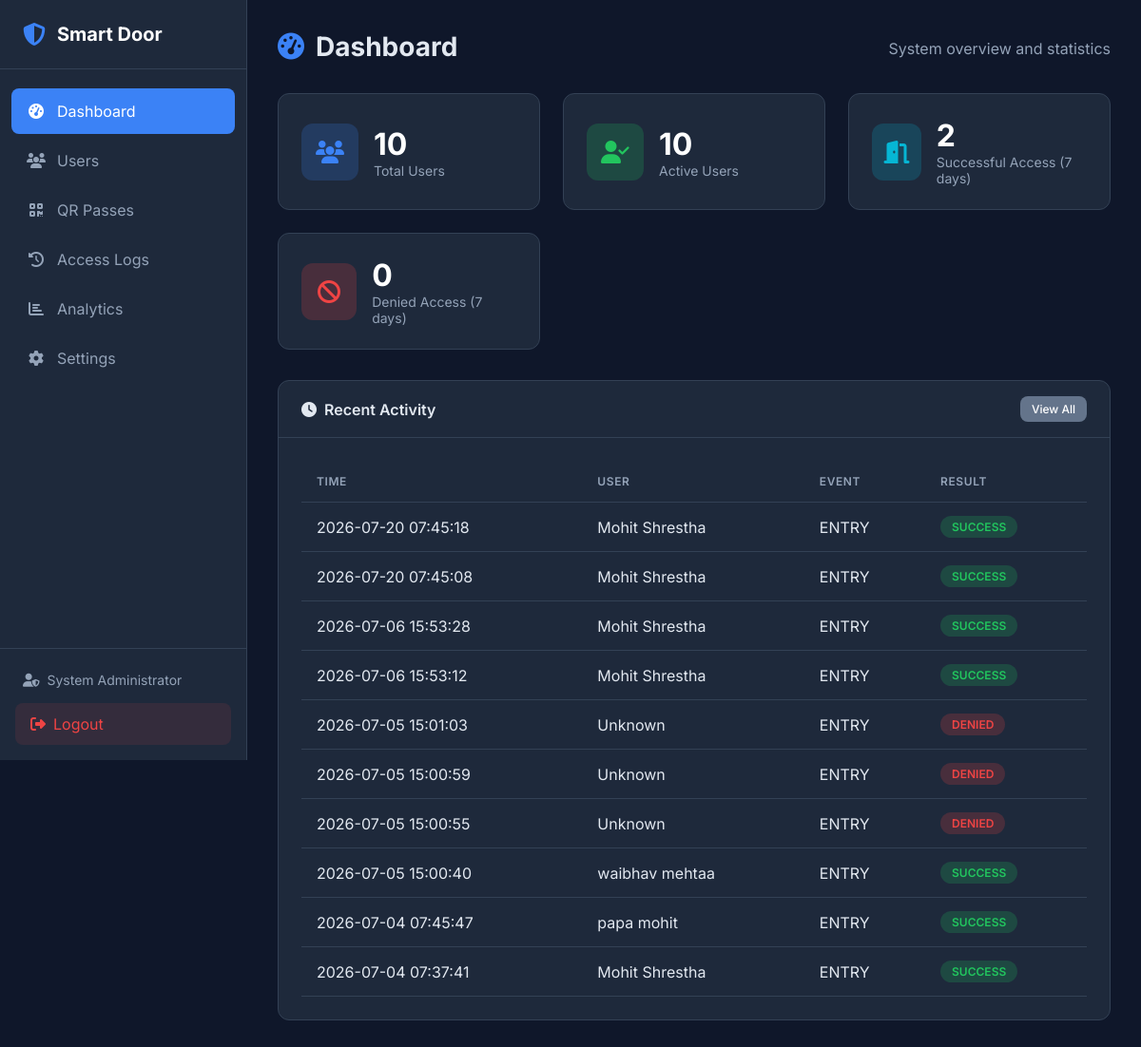
Screenshot of /dashboard (signed in) with the database file from the repository.
### tables this page shows
CREATE TABLE admin (
    id INTEGER PRIMARY KEY AUTOINCREMENT,
    username VARCHAR(50) UNIQUE NOT NULL,
    password_hash VARCHAR(255) NOT NULL,
    email VARCHAR(100) UNIQUE NOT NULL,
    full_name VARCHAR(100) NOT NULL,
    is_active BOOLEAN DEFAULT 1,
    login_attempts INTEGER DEFAULT 0,
    locked_until DATETIME NULL,
    created_at DATETIME DEFAULT CURRENT_TIMESTAMP,
    updated_at DATETIME DEFAULT CURRENT_TIMESTAMP,
    last_login DATETIME NULL
);

CREATE TABLE access_logs (
    id INTEGER PRIMARY KEY AUTOINCREMENT,
    user_id INTEGER,  -- NULL if unknown person
    employee_id VARCHAR(50),  -- Stored separately for historical reference
    user_name VARCHAR(100),  -- Stored separately for historical reference
    event_type VARCHAR(10) NOT NULL CHECK(event_type IN ('ENTRY', 'EXIT')),
    access_date DATE NOT NULL,
    access_time TIME NOT NULL,
    result VARCHAR(20) NOT NULL CHECK(result IN ('SUCCESS', 'FAILED', 'DENIED')),
    face_match BOOLEAN DEFAULT 0,
    fingerprint_match BOOLEAN DEFAULT 0,
    failure_reason VARCHAR(255),
    confidence_score FLOAT,
    ip_address VARCHAR(45),
    created_at DATETIME DEFAULT CURRENT_TIMESTAMP, qr_token VARCHAR(255) NULL, door VARCHAR(100) DEFAULT 'Main Entrance', camera VARCHAR(100) NULL, reason VARCHAR(255) NULL,
    FOREIGN KEY (user_id) REFERENCES users(id) ON DELETE SET NULL
);

### web/app.py (the view)
@app.route('/dashboard')
@login_required
def dashboard():
    stats = access_log_repo.get_stats(days=7)
    recent_logs = access_log_repo.get_recent_logs(limit=10)
    total_users = len(user_repo.get_all())
    active_users = len(user_repo.get_all(active_only=True))
    return render_template('dashboard.html',
                          stats=stats,
                          recent_logs=recent_logs,
                          total_users=total_users,
                          active_users=active_users)

### database/db_manager.py (called while the page is built, shortened)
    def _get_connection(self) -> sqlite3.Connection:
        return self._local.connection

    def execute(self, query: str, params: tuple = ()) -> sqlite3.Cursor:
        conn = self._get_connection()
        cursor = conn.cursor()
        cursor.execute(query, params)
        return cursor

    def get_by_id(self, admin_id: int) -> Optional[Dict]:
        cursor = self.db.execute(
            "SELECT * FROM admin WHERE id = ?",
            (admin_id,)
        )
        row = cursor.fetchone()
        return dict(row) if row else None

    def get_all(self, active_only: bool = False) -> List[Dict]:
        query = "SELECT * FROM users"
        if active_only:
            query += " WHERE is_active = 1"
        query += " ORDER BY first_name, last_name"
        cursor = self.db.execute(query)
        return [dict(row) for row in cursor.fetchall()]

    def get_recent_logs(self, limit: int = 50) -> List[Dict]:
        cursor = self.db.execute(
            """SELECT * FROM access_logs
               ORDER BY created_at DESC LIMIT ?""",
            (limit,)
        )
        return [dict(row) for row in cursor.fetchall()]

    def get_stats(self, days: int = 7) -> Dict:
        cursor = self.db.execute(
            """SELECT
                COUNT(*) as total,
                SUM(CASE WHEN result = 'SUCCESS' THEN 1 ELSE 0 END) as successful,
                SUM(CASE WHEN result = 'FAILED' THEN 1 ELSE 0 END) as failed,
                SUM(CASE WHEN result = 'DENIED' THEN 1 ELSE 0 END) as denied
               FROM access_logs
               WHERE access_date >= date('now', ?)""",
            (f'-{days} days',)
        )
        row = cursor.fetchone()
        return dict(row) if row else {'total': 0, 'successful': 0, 'failed': 0, 'denied': 0}

### web/app.py (called while the page is built)
def login_required(f):
    @wraps(f)
    def decorated_function(*args, **kwargs):
        if 'admin_id' not in session:
            flash('Please log in to access this page.', 'warning')
            return redirect(url_for('login'))
        admin = admin_repo.get_by_id(session['admin_id'])
        if not admin or not admin.get('is_active', False):
            session.clear()
            flash('Your session has expired.', 'warning')
            return redirect(url_for('login'))
        g.admin = admin
        return f(*args, **kwargs)
    return decorated_function

### web/templates/dashboard.html (shortened to what this page needs)
{% extends "base.html" %}
{% block content %}
<div class="page-header">
    <h1><i class="fas fa-tachometer-alt"></i> Dashboard</h1>
    <p>System overview and statistics</p>
</div>
<div class="stats-grid">
    <div class="stat-card">
        <div class="stat-icon bg-primary">
            <i class="fas fa-users"></i>
        </div>
        <div class="stat-info">
            <h3>{{ total_users }}</h3>
            <p>Total Users</p>
        </div>
    </div>
    <div class="stat-card">
        <div class="stat-icon bg-success">
            <i class="fas fa-user-check"></i>
        </div>
        <div class="stat-info">
            <h3>{{ active_users }}</h3>
            <p>Active Users</p>
        </div>
    </div>
    <div class="stat-card">
        <div class="stat-icon bg-info">
            <i class="fas fa-door-open"></i>
        </div>
        <div class="stat-info">
            <h3>{{ stats.successful or 0 }}</h3>
            <p>Successful Access (7 days)</p>
        </div>
    </div>
    <div class="stat-card">
        <div class="stat-icon bg-danger">
            <i class="fas fa-ban"></i>
        </div>
        <div class="stat-info">
            <h3>{{ stats.denied or 0 }}</h3>
            <p>Denied Access (7 days)</p>
        </div>
    </div>
</div>
<div class="card">
    <div class="card-header">
        <h2><i class="fas fa-clock"></i> Recent Activity</h2>
        <a href="{{ url_for('logs') }}" class="btn btn-sm btn-secondary">View All</a>
    </div>
    <div class="card-body">
        {% if recent_logs %}
        <table class="table">
            <thead>
                <tr>
                    <th>Time</th>
                    <th>User</th>
                    <th>Event</th>
                    <th>Result</th>
                </tr>
            </thead>
            <tbody>
                {% for log in recent_logs %}
                <tr>
                    <td>{{ log.access_date }} {{ log.access_time }}</td>
                    <td>{{ log.user_name or 'Unknown' }}</td>
                    <td>{{ log.event_type }}</td>
                    <td>
                        <span class="badge badge-{{ 'success' if log.result == 'SUCCESS' else 'danger' }}">
                            {{ log.result }}
                        </span>
                    </td>
                </tr>
                {% endfor %}
            </tbody>
        </table>
        {% else %}
        <p class="text-muted">No recent activity</p>
        {% endif %}
    </div>
</div>
{% endblock %}

### web/templates/base.html (shortened to what this page needs)
<!DOCTYPE html>
<html lang="en">
<head>
    <link rel="stylesheet" href="{{ url_for('static', filename='css/style.css') }}">
    <link rel="stylesheet" href="https://cdnjs.cloudflare.com/ajax/libs/font-awesome/6.4.0/css/all.min.css">
</head>
<body>
    {% if session.get('admin_id') %}
    <nav class="sidebar">
        <div class="sidebar-header">
            <i class="fas fa-shield-alt"></i>
            <span>Smart Door</span>
        </div>
        <ul class="nav-menu">
            <li class="nav-item">
                <a href="{{ url_for('dashboard') }}" class="nav-link {% if request.endpoint == 'dashboard' %}active{% endif %}">
                    <i class="fas fa-tachometer-alt"></i>
                    <span>Dashboard</span>
                </a>
            </li>
            <li class="nav-item">
                <a href="{{ url_for('users') }}" class="nav-link {% if request.endpoint and 'user' in request.endpoint %}active{% endif %}">
                    <i class="fas fa-users"></i>
                    <span>Users</span>
                </a>
            </li>
            <li class="nav-item">
                <a href="{{ url_for('qr.dashboard') }}" class="nav-link {% if request.endpoint and 'qr.' in request.endpoint %}active{% endif %}">
                    <i class="fas fa-qrcode"></i>
                    <span>QR Passes</span>
                </a>
            </li>
            <li class="nav-item">
                <a href="{{ url_for('logs') }}" class="nav-link {% if request.endpoint == 'logs' %}active{% endif %}">
                    <i class="fas fa-history"></i>
                    <span>Access Logs</span>
                </a>
            </li>
            <li class="nav-item">
                <a href="{{ url_for('analytics') }}" class="nav-link {% if request.endpoint == 'analytics' %}active{% endif %}">
                    <i class="fas fa-chart-bar"></i>
                    <span>Analytics</span>
                </a>
            </li>
            <li class="nav-item">
                <a href="{{ url_for('settings') }}" class="nav-link {% if request.endpoint == 'settings' %}active{% endif %}">
                    <i class="fas fa-cog"></i>
                    <span>Settings</span>
                </a>
            </li>
        </ul>
        <div class="sidebar-footer">
            <div class="admin-info">
                <i class="fas fa-user-shield"></i>
                <span>{{ session.get('admin_name', 'Admin') }}</span>
            </div>
            <a href="{{ url_for('logout') }}" class="logout-btn">
                <i class="fas fa-sign-out-alt"></i>
                <span>Logout</span>
            </a>
        </div>
    </nav>
    {% endif %}
    <main class="main-content {% if not session.get('admin_id') %}full-width{% endif %}">
        {% block content %}{% endblock %}
    </main>
</body>
</html>

### web/static/css/style.css (style rules this page uses)
:root { --primary: #3b82f6; --primary-dark: #2563eb; --secondary: #64748b; --success: #22c55e; --danger: #ef4444; --warning: #f59e0b; --info: #06b6d4; --dark: #1e293b; --darker: #0f172a; --light: #f1f5f9; --white: #ffffff; --border: #334155; --text: #e2e8f0; --text-muted: #94a3b8; --sidebar-width: 260px; }
* { margin: 0; padding: 0; box-sizing: border-box; }
body { font-family: 'Inter', -apple-system, BlinkMacSystemFont, sans-serif; background-color: var(--darker); color: var(--text); min-height: 100vh; display: flex; }
a { text-decoration: none; color: inherit; }
.sidebar { width: var(--sidebar-width); height: 100vh; background: var(--dark); position: fixed; left: 0; top: 0; display: flex; flex-direction: column; border-right: 1px solid var(--border); }
.sidebar-header { padding: 1.5rem; display: flex; align-items: center; gap: 0.75rem; border-bottom: 1px solid var(--border); }
.sidebar-header i { font-size: 1.5rem; color: var(--primary); }
.sidebar-header span { font-size: 1.25rem; font-weight: 700; color: var(--white); }
.nav-menu { list-style: none; padding: 1rem 0; flex: 1; }
.nav-item { margin: 0.25rem 0.75rem; }
.nav-link { display: flex; align-items: center; gap: 0.75rem; padding: 0.875rem 1rem; border-radius: 0.5rem; transition: all 0.2s; color: var(--text-muted); }
.nav-link.active { background: var(--primary); color: var(--white); }
.nav-link i { width: 1.25rem; text-align: center; }
.sidebar-footer { padding: 1rem; border-top: 1px solid var(--border); }
.admin-info { display: flex; align-items: center; gap: 0.5rem; padding: 0.5rem; font-size: 0.875rem; color: var(--text-muted); margin-bottom: 0.5rem; }
.logout-btn { display: flex; align-items: center; gap: 0.5rem; padding: 0.75rem 1rem; background: rgba(239, 68, 68, 0.1); color: var(--danger); border-radius: 0.5rem; transition: all 0.2s; }
.main-content { flex: 1; margin-left: var(--sidebar-width); padding: 2rem; min-height: 100vh; }
.page-header { display: flex; justify-content: space-between; align-items: center; margin-bottom: 2rem; }
.page-header h1 { font-size: 1.75rem; font-weight: 700; display: flex; align-items: center; gap: 0.75rem; }
.page-header h1 i { color: var(--primary); }
.page-header p { color: var(--text-muted); margin-top: 0.25rem; }
.card { background: var(--dark); border-radius: 0.75rem; border: 1px solid var(--border); margin-bottom: 1.5rem; }
.card-header { padding: 1rem 1.5rem; border-bottom: 1px solid var(--border); display: flex; justify-content: space-between; align-items: center; }
.card-header h2 { font-size: 1rem; font-weight: 600; display: flex; align-items: center; gap: 0.5rem; }
.card-body { padding: 1.5rem; }
.stats-grid { display: grid; grid-template-columns: repeat(auto-fit, minmax(240px, 1fr)); gap: 1.5rem; margin-bottom: 2rem; }
.stat-card { background: var(--dark); border-radius: 0.75rem; border: 1px solid var(--border); padding: 1.5rem; display: flex; align-items: center; gap: 1rem; }
.stat-icon { width: 60px; height: 60px; border-radius: 0.75rem; display: flex; align-items: center; justify-content: center; font-size: 1.5rem; }
.stat-icon.bg-primary { background: rgba(59, 130, 246, 0.2); color: var(--primary); }
.stat-icon.bg-success { background: rgba(34, 197, 94, 0.2); color: var(--success); }
.stat-icon.bg-danger { background: rgba(239, 68, 68, 0.2); color: var(--danger); }
.stat-icon.bg-info { background: rgba(6, 182, 212, 0.2); color: var(--info); }
.stat-info h3 { font-size: 2rem; font-weight: 700; color: var(--white); }
.stat-info p { color: var(--text-muted); font-size: 0.875rem; }
.table { width: 100%; border-collapse: collapse; }
.table th, .table td { padding: 0.875rem 1rem; text-align: left; border-bottom: 1px solid var(--border); }
.table th { font-weight: 600; color: var(--text-muted); font-size: 0.75rem; text-transform: uppercase; letter-spacing: 0.05em; }
.badge { display: inline-block; padding: 0.25rem 0.75rem; border-radius: 9999px; font-size: 0.75rem; font-weight: 600; text-transform: uppercase; }
.badge-success { background: rgba(34, 197, 94, 0.2); color: var(--success); }
.badge-danger { background: rgba(239, 68, 68, 0.2); color: var(--danger); }
.btn { display: inline-flex; align-items: center; gap: 0.5rem; padding: 0.625rem 1.25rem; border-radius: 0.5rem; font-weight: 500; font-size: 0.875rem; border: none; cursor: pointer; transition: all 0.2s; }
.btn-sm { padding: 0.375rem 0.75rem; font-size: 0.75rem; }
.btn-secondary { background: var(--secondary); color: var(--white); }

### rows the page displays
admin: get "System Administrator"
access_logs: access_date "2026-07-20", access_time "07:45:18", user_name "Mohit Shrestha", event_type "ENTRY", result "SUCCESS"
access_logs: access_date "2026-07-20", access_time "07:45:08", user_name "Mohit Shrestha", event_type "ENTRY", result "SUCCESS"
access_logs: access_date "2026-07-06", access_time "15:53:28", user_name "Mohit Shrestha", event_type "ENTRY", result "SUCCESS"
access_logs: access_date "2026-07-06", access_time "15:53:12", user_name "Mohit Shrestha", event_type "ENTRY", result "SUCCESS"
access_logs: access_date "2026-07-05", access_time "15:01:03", user_name "Unknown", event_type "ENTRY", result "DENIED"
access_logs: access_date "2026-07-05", access_time "15:00:59", user_name "Unknown", event_type "ENTRY", result "DENIED"
access_logs: access_date "2026-07-05", access_time "15:00:55", user_name "Unknown", event_type "ENTRY", result "DENIED"
access_logs: access_date "2026-07-05", access_time "15:00:40", user_name "waibhav mehtaa", event_type "ENTRY", result "SUCCESS"
access_logs: access_date "2026-07-04", access_time "07:45:47", user_name "papa mohit", event_type "ENTRY", result "SUCCESS"
access_logs: access_date "2026-07-04", access_time "07:37:41", user_name "Mohit Shrestha", event_type "ENTRY", result "SUCCESS"

### other values shown
{{ total_users }} "10"
{{ active_users }} "10"
{{ stats.successful or 0 }} "2"
{{ stats.denied or 0 }} "0"
